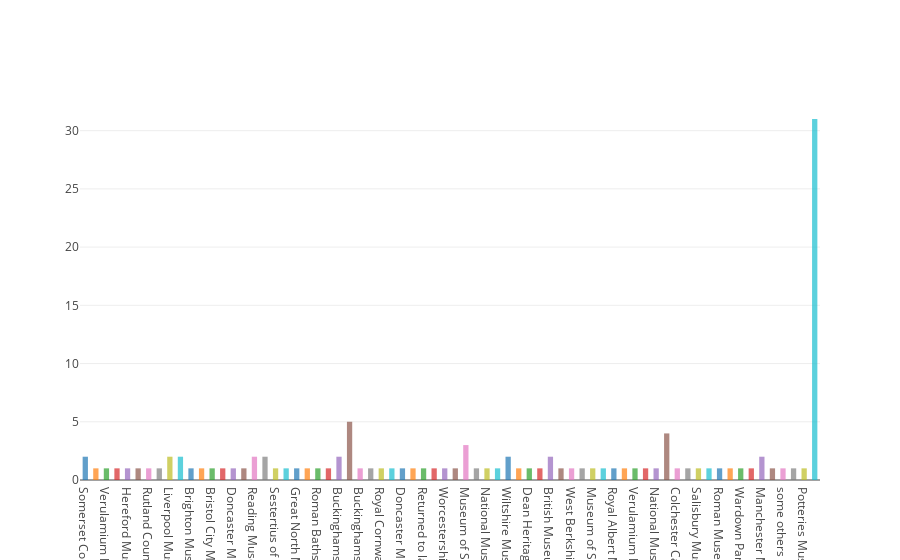

Notebook code cell kept with this figure:
### Markdown cell above
## Ćwiczenie 6: Zrób wykres słupkowy z ćwiczenia 5 w plotly

### Code cell
import plotly.offline as py
import plotly.graph_objs as go

items = locations.items()

bars = []
for place, count in items:
    bars.append(go.Bar(
        x=[place],
        y=[count],
        width=0.5,
        opacity=0.7,
        name=place,
    ))

layout = go.Layout(showlegend=False)

fig = go.Figure(data=bars, layout=layout)
py.init_notebook_mode(connected=True)
py.iplot(fig)

### Figure 1 — Plotly figure (JSON) as saved in the notebook; plotly's stock layout.template omitted (floating-point values rounded to 4 significant figures)
{"data": [{"name": "Somerset County Museum, Taunton", "opacity": 0.7, "type": "bar", "width": 0.5, "x": ["Somerset County Museum, Taunton"], "y": [2]}, {"name": "Norwich Castle Museum", "opacity": 0.7, "type": "bar", "width": 0.5, "x": ["Norwich Castle Museum"], "y": [1]}, {"name": "Verulamium Museum, St Albans ", "opacity": 0.7, "type": "bar", "width": 0.5, "x": ["Verulamium Museum, St Albans "], "y": [1]}, {"name": "St Barbe Museum & Art Gallery, Lymington", "opacity": 0.7, "type": "bar", "width": 0.5, "x": ["St Barbe Museum & Art Gallery, Lymington"], "y": [1]}, {"name": "Hereford Museum", "opacity": 0.7, "type": "bar", "width": 0.5, "x": ["Hereford Museum"], "y": [1]}, {"name": "Glastonbury Museum", "opacity": 0.7, "type": "bar", "width": 0.5, "x": ["Glastonbury Museum"], "y": [1]}, {"name": "Rutland County Museum, Oakham", "opacity": 0.7, "type": "bar", "width": 0.5, "x": ["Rutland County Museum, Oakham"], "y": [1]}, {"name": "Private collection", "opacity": 0.7, "type": "bar", "width": 0.5, "x": ["Private collection"], "y": [1]}, {"name": "Liverpool Museum, Congleton Museum", "opacity": 0.7, "type": "bar", "width": 0.5, "x": ["Liverpool Museum, Congleton Museum"], "y": [2]}, {"name": "Yorkshire Museum, York", "opacity": 0.7, "type": "bar", "width": 0.5, "x": ["Yorkshire Museum, York"], "y": [2]}, {"name": "Brighton Museum & Art Gallery", "opacity": 0.7, "type": "bar", "width": 0.5, "x": ["Brighton Museum & Art Gallery"], "y": [1]}, {"name": "National Museum of Scotland , Edinburgh", "opacity": 0.7, "type": "bar", "width": 0.5, "x": ["National Museum of Scotland , Edinburgh"], "y": [1]}, {"name": "Bristol City Museum", "opacity": 0.7, "type": "bar", "width": 0.5, "x": ["Bristol City Museum"], "y": [1]}, {"name": "Dispersed", "opacity": 0.7, "type": "bar", "width": 0.5, "x": ["Dispersed"], "y": [1]}, {"name": "Doncaster Museum ", "opacity": 0.7, "type": "bar", "width": 0.5, "x": ["Doncaster Museum "], "y": [1]}, {"name": "Market Hall Museum, Warwick", "opacity": 0.7, "type": "bar", "width": 0.5, "x": ["Market Hall Museum, Warwick"], "y": [1]}, {"name": "Reading Museum", "opacity": 0.7, "type": "bar", "width": 0.5, "x": ["Reading Museum"], "y": [2]}, {"name": "Returned to finder", "opacity": 0.7, "type": "bar", "width": 0.5, "x": ["Returned to finder"], "y": [2]}, {"name": "Sestertius of Marcus Aurelius in Museum of Somerset, majority returned to the finder", "opacity": 0.7, "type": "bar", "width": 0.5, "x": ["Sestertius of Marcus Aurelius in Museum of Somerset, majority returned to the finder"], "y": [1]}, {"name": "Returned to finder ", "opacity": 0.7, "type": "bar", "width": 0.5, "x": ["Returned to finder "], "y": [1]}, {"name": "Great North Museum, Newcastle upon Tyne", "opacity": 0.7, "type": "bar", "width": 0.5, "x": ["Great North Museum, Newcastle upon Tyne"], "y": [1]}, {"name": "Worcestershire County Museum, Hartlebury Castle", "opacity": 0.7, "type": "bar", "width": 0.5, "x": ["Worcestershire County Museum, Hartlebury Castle"], "y": [1]}, {"name": "Roman Baths Museum , Bath", "opacity": 0.7, "type": "bar", "width": 0.5, "x": ["Roman Baths Museum , Bath"], "y": [1]}, {"name": "National Roman Legion Museum, Caerleon", "opacity": 0.7, "type": "bar", "width": 0.5, "x": ["National Roman Legion Museum, Caerleon"], "y": [1]}, {"name": "Buckinghamshire County Museum, Aylesbury", "opacity": 0.7, "type": "bar", "width": 0.5, "x": ["Buckinghamshire County Museum, Aylesbury"], "y": [2]}, {"name": "Winchester City Museum", "opacity": 0.7, "type": "bar", "width": 0.5, "x": ["Winchester City Museum"], "y": [5]}, {"name": "Buckinghamshire County Museum", "opacity": 0.7, "type": "bar", "width": 0.5, "x": ["Buckinghamshire County Museum"], "y": [1]}, {"name": "Colchester Museum", "opacity": 0.7, "type": "bar", "width": 0.5, "x": ["Colchester Museum"], "y": [1]}, {"name": "Royal Cornwall Museum, Truro", "opacity": 0.7, "type": "bar", "width": 0.5, "x": ["Royal Cornwall Museum, Truro"], "y": [1]}, {"name": "National Museum Wales", "opacity": 0.7, "type": "bar", "width": 0.5, "x": ["National Museum Wales"], "y": [1]}, {"name": "Doncaster Museum", "opacity": 0.7, "type": "bar", "width": 0.5, "x": ["Doncaster Museum"], "y": [1]}, {"name": "Grosvenor Museum, Chester", "opacity": 0.7, "type": "bar", "width": 0.5, "x": ["Grosvenor Museum, Chester"], "y": [1]}, {"name": "Returned to landowner", "opacity": 0.7, "type": "bar", "width": 0.5, "x": ["Returned to landowner"], "y": [1]}, {"name": "Mostly dispersed; 86 in British Museum, London.", "opacity": 0.7, "type": "bar", "width": 0.5, "x": ["Mostly dispersed; 86 in British Museum, London."], "y": [1]}, {"name": "Worcestershire County Museum, Hartlebury", "opacity": 0.7, "type": "bar", "width": 0.5, "x": ["Worcestershire County Museum, Hartlebury"], "y": [1]}, {"name": "Nicholson Museum, Sydney, Australia ", "opacity": 0.7, "type": "bar", "width": 0.5, "x": ["Nicholson Museum, Sydney, Australia "], "y": [1]}, {"name": "Museum of Somerset, Taunton", "opacity": 0.7, "type": "bar", "width": 0.5, "x": ["Museum of Somerset, Taunton"], "y": [3]}, {"name": "Reading Museum, Reading", "opacity": 0.7, "type": "bar", "width": 0.5, "x": ["Reading Museum, Reading"], "y": [1]}, {"name": "National Museum Wales, Cardiff", "opacity": 0.7, "type": "bar", "width": 0.5, "x": ["National Museum Wales, Cardiff"], "y": [1]}, {"name": "East Riding Museum, Kingston upon Hull", "opacity": 0.7, "type": "bar", "width": 0.5, "x": ["East Riding Museum, Kingston upon Hull"], "y": [1]}, {"name": "Wiltshire Museum, Devizes", "opacity": 0.7, "type": "bar", "width": 0.5, "x": ["Wiltshire Museum, Devizes"], "y": [2]}, {"name": "Ashmolean Museum, Oxford ", "opacity": 0.7, "type": "bar", "width": 0.5, "x": ["Ashmolean Museum, Oxford "], "y": [1]}, {"name": "Dean Heritage Centre, Gloucestershire", "opacity": 0.7, "type": "bar", "width": 0.5, "x": ["Dean Heritage Centre, Gloucestershire"], "y": [1]}, {"name": "Potteries Museum & Art Gallery, Hanley", "opacity": 0.7, "type": "bar", "width": 0.5, "x": ["Potteries Museum & Art Gallery, Hanley"], "y": [1]}, {"name": "British Museum ", "opacity": 0.7, "type": "bar", "width": 0.5, "x": ["British Museum "], "y": [2]}, {"name": "Worthing Museum", "opacity": 0.7, "type": "bar", "width": 0.5, "x": ["Worthing Museum"], "y": [1]}, {"name": "West Berkshire Heritage", "opacity": 0.7, "type": "bar", "width": 0.5, "x": ["West Berkshire Heritage"], "y": [1]}, {"name": "Museum of Somerset", "opacity": 0.7, "type": "bar", "width": 0.5, "x": ["Museum of Somerset"], "y": [1]}, {"name": "Museum of Scotland, Edinburgh", "opacity": 0.7, "type": "bar", "width": 0.5, "x": ["Museum of Scotland, Edinburgh"], "y": [1]}, {"name": "British Museum", "opacity": 0.7, "type": "bar", "width": 0.5, "x": ["British Museum"], "y": [1]}, {"name": "Royal Albert Memorial Museum, Exeter", "opacity": 0.7, "type": "bar", "width": 0.5, "x": ["Royal Albert Memorial Museum, Exeter"], "y": [1]}, {"name": "Bletchley Archaeological Society, Bletchley", "opacity": 0.7, "type": "bar", "width": 0.5, "x": ["Bletchley Archaeological Society, Bletchley"], "y": [1]}, {"name": "Verulamium Museum, St Albans", "opacity": 0.7, "type": "bar", "width": 0.5, "x": ["Verulamium Museum, St Albans"], "y": [1]}, {"name": "Harris Museum, Preston, Lancashire", "opacity": 0.7, "type": "bar", "width": 0.5, "x": ["Harris Museum, Preston, Lancashire"], "y": [1]}, {"name": "National Museum of Wales, Cardiff", "opacity": 0.7, "type": "bar", "width": 0.5, "x": ["National Museum of Wales, Cardiff"], "y": [1]}, {"name": "Art Gallery", "opacity": 0.7, "type": "bar", "width": 0.5, "x": ["Art Gallery"], "y": [4]}, {"name": "Colchester Castle", "opacity": 0.7, "type": "bar", "width": 0.5, "x": ["Colchester Castle"], "y": [1]}, {"name": "Chesterfield Museum", "opacity": 0.7, "type": "bar", "width": 0.5, "x": ["Chesterfield Museum"], "y": [1]}, {"name": "Salisbury Museum", "opacity": 0.7, "type": "bar", "width": 0.5, "x": ["Salisbury Museum"], "y": [1]}, {"name": "Corbridge Roman Site Museum", "opacity": 0.7, "type": "bar", "width": 0.5, "x": ["Corbridge Roman Site Museum"], "y": [1]}, {"name": "Roman Museum, Canterbury", "opacity": 0.7, "type": "bar", "width": 0.5, "x": ["Roman Museum, Canterbury"], "y": [1]}, {"name": "Shrewsbury Museum", "opacity": 0.7, "type": "bar", "width": 0.5, "x": ["Shrewsbury Museum"], "y": [1]}, {"name": "Wardown Park Museum, Luton", "opacity": 0.7, "type": "bar", "width": 0.5, "x": ["Wardown Park Museum, Luton"], "y": [1]}, {"name": "Museum of Somerset, Taunton ", "opacity": 0.7, "type": "bar", "width": 0.5, "x": ["Museum of Somerset, Taunton "], "y": [1]}, {"name": "Manchester Museum", "opacity": 0.7, "type": "bar", "width": 0.5, "x": ["Manchester Museum"], "y": [2]}, {"name": "National Museum Cardiff", "opacity": 0.7, "type": "bar", "width": 0.5, "x": ["National Museum Cardiff"], "y": [1]}, {"name": "some others at Somerset", "opacity": 0.7, "type": "bar", "width": 0.5, "x": ["some others at Somerset"], "y": [1]}, {"name": "Hull", "opacity": 0.7, "type": "bar", "width": 0.5, "x": ["Hull"], "y": [1]}, {"name": "Potteries Museum & Art Gallery, Stoke-on-Trent", "opacity": 0.7, "type": "bar", "width": 0.5, "x": ["Potteries Museum & Art Gallery, Stoke-on-Trent"], "y": [1]}, {"name": "British Museum, London", "opacity": 0.7, "type": "bar", "width": 0.5, "x": ["British Museum, London"], "y": [31]}], "layout": {"showlegend": false}}
